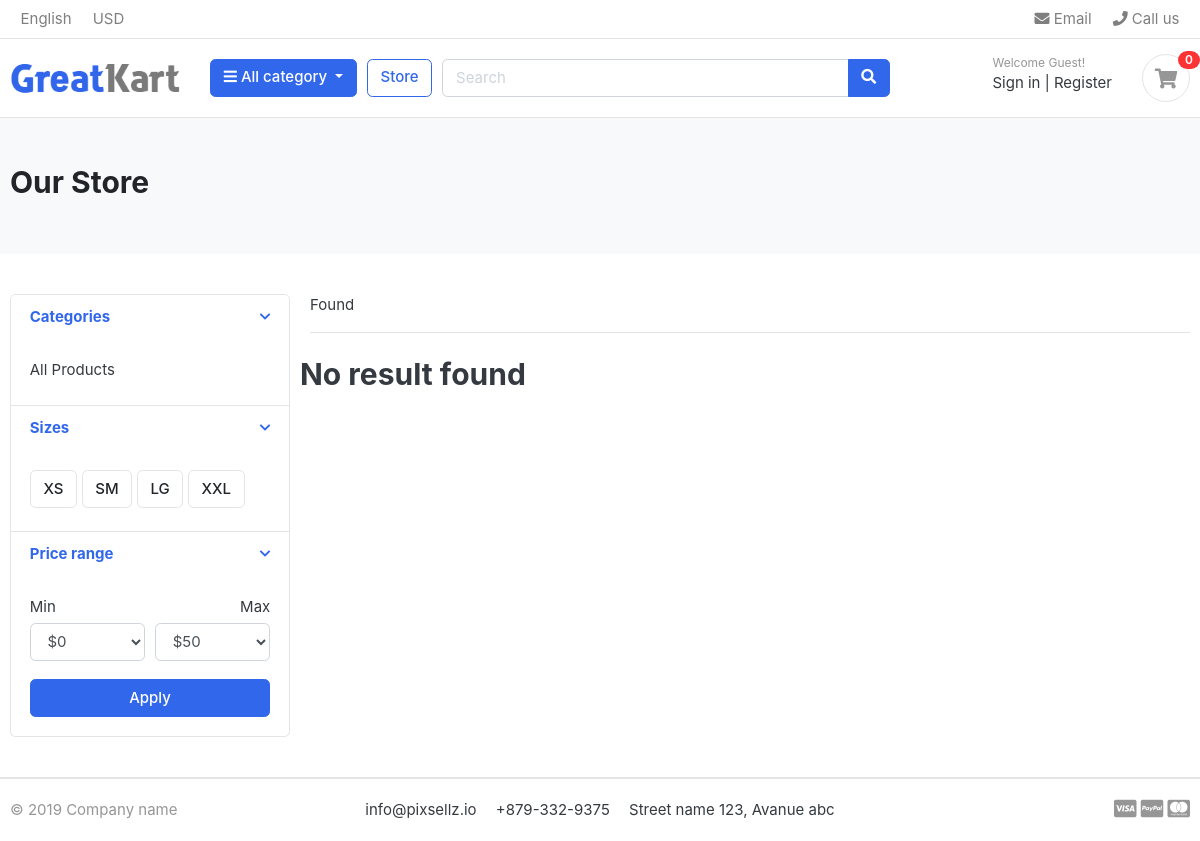
The page /store/ on the database as committed earlier.
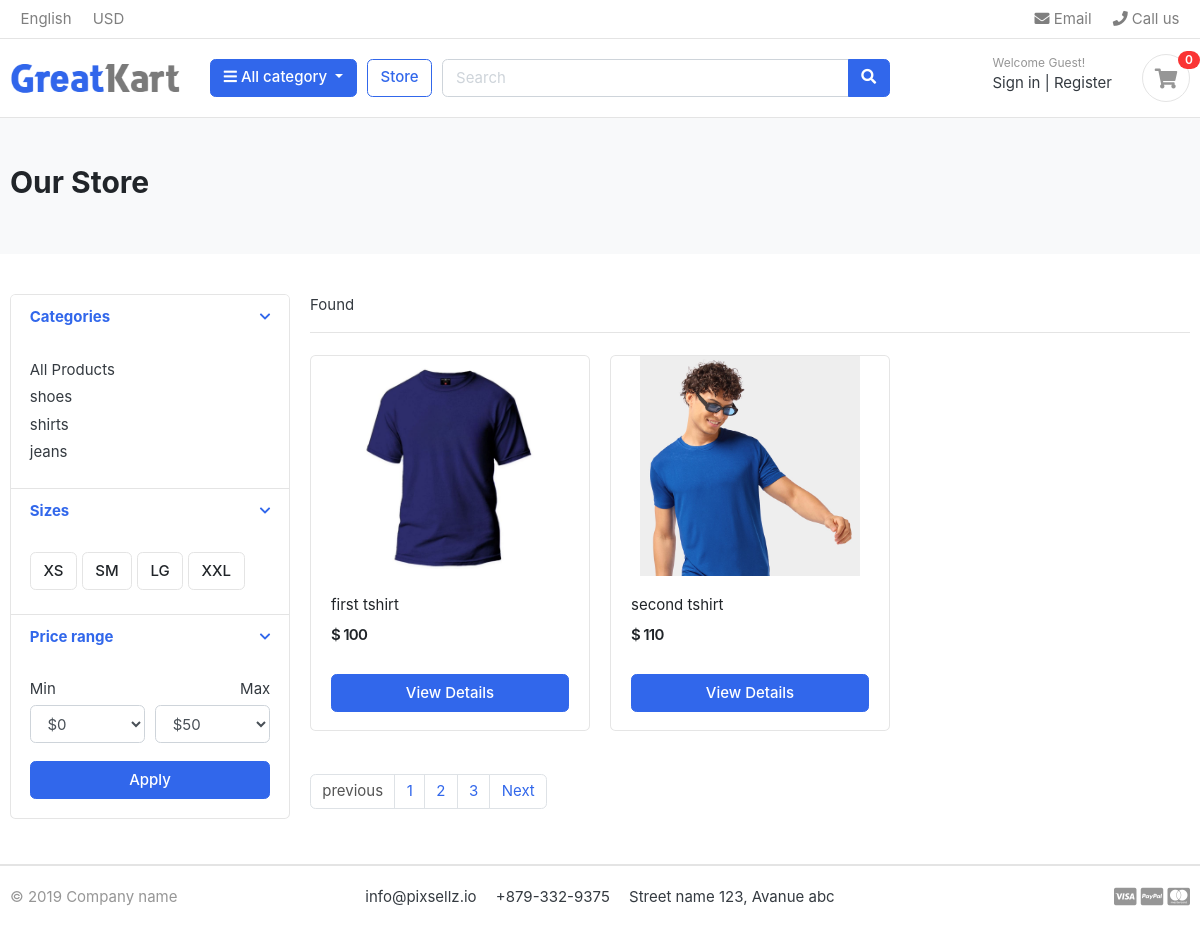
The same page on the database as committed later.
### category/models.py (models this page shows, shortened)
class Category(models.Model):
    category_name = models.CharField(max_length=50,unique=True)
    slug = models.SlugField(max_length=100,unique=True)
    description = models.TextField(max_length=255,blank=True)
    cat_image = models.ImageField(upload_to = 'photos/categories',blank=True)
    class Meta:
        verbose_name = 'category'
        verbose_name_plural = 'categories'
    def get_url(self):
        return reverse('product_by_category',args=[self.slug])

### store/models.py (models this page shows, shortened)
class Product(models.Model):
    product_name = models.CharField(max_length=50,unique=True)
    slug = models.SlugField(max_length=200,unique=True)
    description = models.TextField(max_length=200,unique=True)
    price = models.IntegerField()
    images = models.ImageField(upload_to='photos/products')
    stock = models.IntegerField()
    is_available = models.BooleanField(default=True)
    category = models.ForeignKey(Category ,on_delete=models.CASCADE)
    created_date = models.DateTimeField(auto_now_add=True)
    modified_date = models.DateTimeField(auto_now=True)
    def get_url(self):
        return reverse('product_detail',args=[self.category.slug,self.slug])

### store/views.py (the view)
# urls.py: path('store/',include('store.urls')),
def store(request,category_slug=None):
    categories = None
    products = None
    if category_slug != None:
        categories = get_object_or_404(Category,slug=category_slug)
        products = Product.objects.filter(category=categories,is_available=True)
        paginator = Paginator(products,1)
        page = request.GET.get('page')
        paged_products = paginator.get_page(page)
    else:
        products= Product.objects.all().filter(is_available=True)
        paginator = Paginator(products,2)
        page = request.GET.get('page')
        paged_products = paginator.get_page(page)
    context = {
        'products' :  paged_products,
    }
    return render(request,'store/store.html',context)

### carts/context_processors.py (called while the page is built)
def counter(request):
    cart_count = 0
    if 'admin' in request.path:
        return {}
    else:
        try:
            cart = Cart.objects.filter(cart_id = __cart_id(request))
            cart_items = CartItem.objects.all().filter(cart=cart[:1])
            for cart_item in cart_items:
                cart_count += cart_item.quantity
        except Cart.DoesNotExist:
            cart_count=0
    return dict(cart_count=cart_count)

### carts/views.py (called while the page is built)
def __cart_id(request):
    cart = request.session.session_key
    if not cart:
        cart = request.session.create()
    return cart

### category/context_processors.py (called while the page is built)
def menu_links(request):
    links = Category.objects.all()
    return dict(links=links)

### templates/store/store.html (shortened to what the changed rows need)
{% extends 'base.html' %}
{% load static %}
{% block content  %}
<section class="section-pagetop bg">
    <div class="container">
        {% if 'search' in request.path %}
        <h2 class="title-page">Search Result</h2>
        {% else %}
        <h2 class="title-page">Our Store</h2>
        {% endif %}
    </div>
    </section>
    <section class="section-content padding-y">
    <div class="container">
    <div class="row">
        <aside class="col-md-3">
    <div class="card">
        <article class="filter-group">
            <div class="filter-content collapse show" id="collapse_1" style="">
                <div class="card-body">
                    <ul class="list-menu">
                        {% for category in links %}
                        <li><a href="{{ category.get_url }}">{{ category.category_name  }} </a></li>
                    {% endfor %}
                    </ul>
                </div>
            </div>
        </article>
    </div>
        </aside>
        <main class="col-md-9">
    <div class="row">
        {% if products %}
        {% for product in products %}
        <div class="col-md-4">
            <figure class="card card-product-grid">
                <div class="img-wrap">
                    <a href="{{ product.get_url }}"><img src="{{product.images.url}}"></a>
                </div>
                <figcaption class="info-wrap">
                    <div class="fix-height">
                        <a href="{{ product.get_url }}" class="title">{{ product.product_name }}</a>
                        <div class="price-wrap mt-2">
                            <span class="price">$ {{ product.price }}</span>
                        </div>
                    </div>
                    <a href="{{ product.get_url }}" class="btn btn-block btn-primary">View Details</a>
                </figcaption>
            </figure>
        </div>
        {% endfor %}
        {% else %}
        <div>
            <h2>No result found</h2>
        </div>
        {% endif %}
    </div>
    <nav class="mt-4" aria-label="Page navigation sample">
        {% if products.has_other_pages %}
        <ul class="pagination">
            {% if products.has_previous %}
            <li class="page-item"><a class="page-link" href="?page={{products.previous.page_number}}">Previous</a></li>
            {% else %}
            <li class="page-item disabled"><a class="page-link" href="#">previous</a></li>
            {% endif %}
            {% for i in products.paginator.page_range %}
                {% if products.number == i %}
                    <li class="page-item"><a class="page-link" href="#">{{i}}</a></li>
                {% else %}
                    <li class="page-item"><a class="page-link" href="?page={{i}}">{{i}}</a></li>
                {% endif %}
            {% endfor %}
            {% if products.has_next %}
            <li class="page-item"><a class="page-link" href="?page={{products.next_page_number}}">Next</a></li>
            {% else %}
            <li class="page-item disabled"><a class="page-link" href="#">Next</a></li>
            {% endif %}
        </ul>
       {% endif %}
    </nav>
        </main>
    </div>
    </div>
    </section>
{% endblock %}

Rows that differ between the two databases and show on the page:
added Category: category_name "shoes"
added Category: category_name "shirts"
added Category: category_name "jeans"
added Product: images (picture), product_name "first tshirt", price "100"
added Product: images (picture), product_name "second tshirt", price "110"
Other text that changed with them:
text no longer shown: "No result found"
text now shown: "previous Next"
new list line: "1"
new list line: "2"
new list line: "3"
